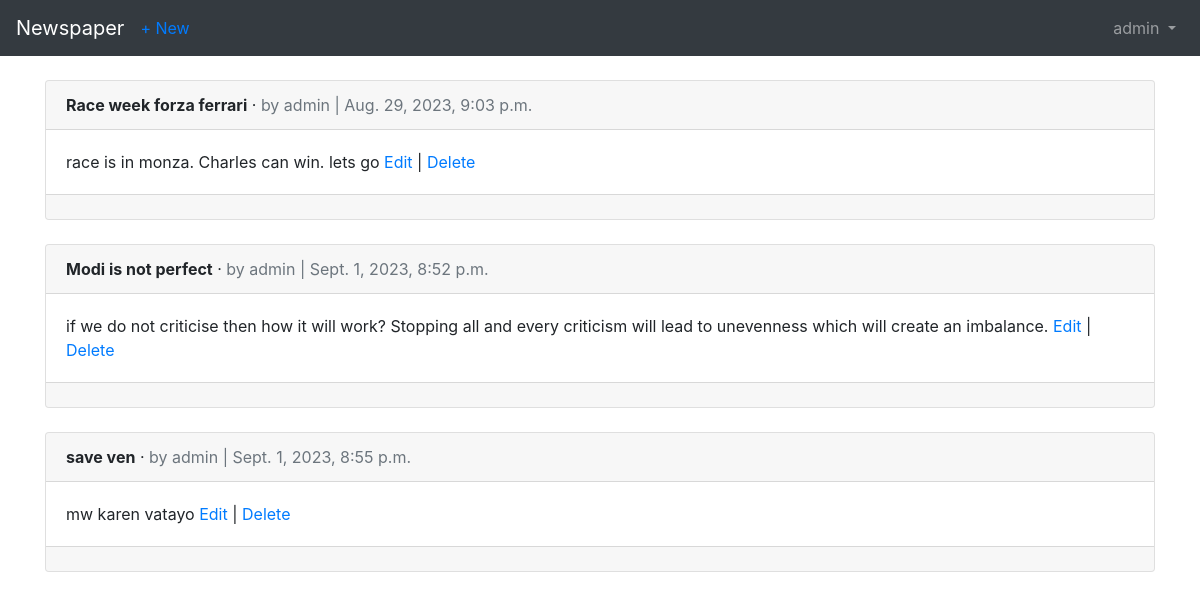
/articles/ (signed in), run on an earlier commit of the app's database.
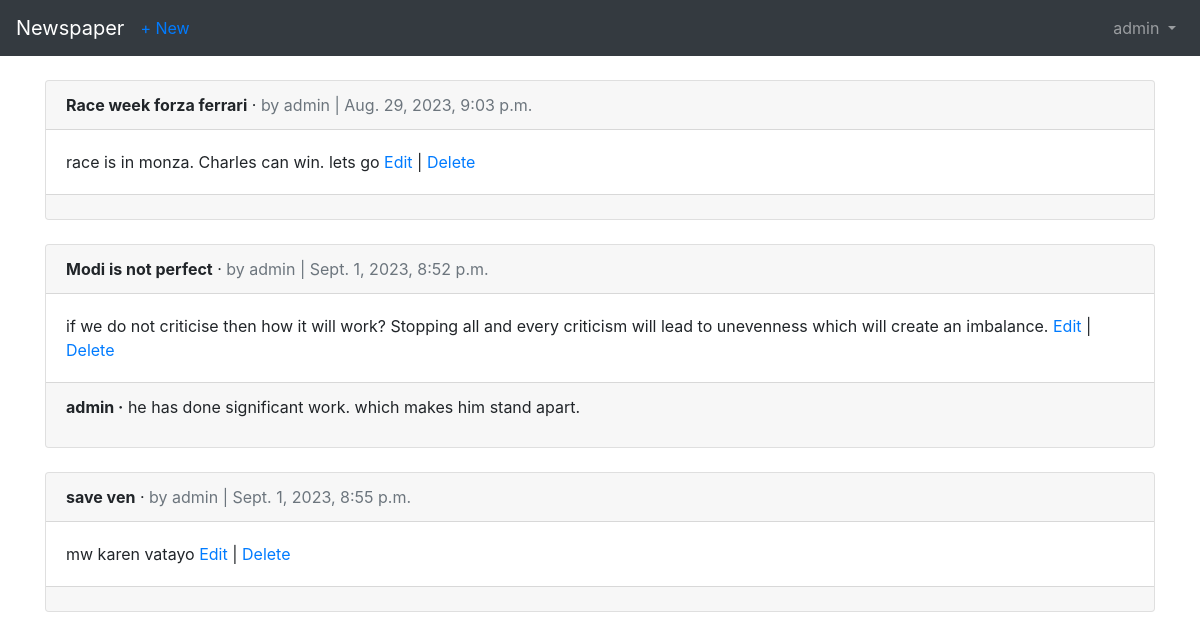
And on a later commit of the database.
### articles/models.py (models this page shows, shortened)
class Article(models.Model):
    title  = models.CharField(max_length=255)
    body   = models.TextField()
    date   = models.DateTimeField(auto_now_add=True)
    author = models.ForeignKey(
        settings.AUTH_USER_MODEL,
        on_delete=models.CASCADE
    )

class Comment(models.Model):
    article = models.ForeignKey(
        Article,
        on_delete=models.CASCADE,
        related_name='comments')
    comment = models.CharField(max_length=140)
    author  = models.ForeignKey(
        settings.AUTH_USER_MODEL,
        on_delete=models.CASCADE,
    )
    def __str__(self):
        return self.comment

### users/models.py (models this page shows)
class CustomUser(AbstractUser):
    age = models.PositiveIntegerField(default=0)

### articles/views.py (the view)
# urls.py: path('',views.ArticleListView.as_view(), name='article_list'),
class ArticleListView(LoginRequiredMixin, ListView):
    model = models.Article
    template_name = 'article_list.html'
    login_url = 'login'

### templates/article_list.html (shortened to what this page needs)
{% extends 'base.html' %}
{% block content %}
{% for article in object_list %}
<div class="card">
    <div class="card-header">
        <span class="font-weight-bold">{{ article.title }}</span> &middot;
        <span class="text-muted">by {{ article.author }} | {{ article.date }}</span>
    </div>
    <div class="card-body">
        {{ article.body }}
        <a href="{% url 'article_edit' article.pk %}">Edit</a> |
        <a href="{% url 'article_delete' article.pk %}">Delete</a>
    </div>
    <div class="card-footer">
        {% for comment in article.comments.all %}
        <p>
            <span class="font-weight-bold">{{ comment.author }} &middot;</span>
            {{ comment }}
        </p>
        {% endfor %}
    </div>
</div>
<br />
{% endfor %}
{% endblock content%}

What changed in the data, as far as the page shows it:
added Comment: author "admin", comment "he has done significant work. which makes him stand apart.", shown under Article "Modi is not perfect"
